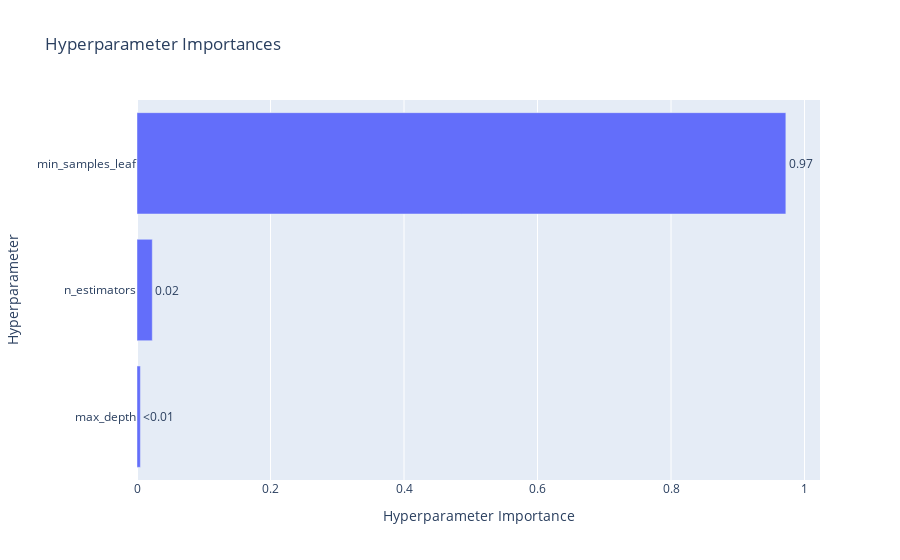

Here is the notebook cell this chart was saved with:
### Code cell
optuna.visualization.plot_param_importances(study, target_name="f1_score")

### Figure 1 — Plotly figure (JSON) as saved in the notebook; plotly's stock layout.template omitted (floating-point values rounded to 4 significant figures)
{"data": [{"cliponaxis": false, "hovertemplate": ["max_depth (IntDistribution): 0.005071614297540029<extra></extra>", "n_estimators (IntDistribution): 0.022906865094536606<extra></extra>", "min_samples_leaf (IntDistribution): 0.9720215206079232<extra></extra>"], "name": "f1_score", "orientation": "h", "text": ["<0.01", "0.02", "0.97"], "textposition": "outside", "type": "bar", "x": [0.005072, 0.02291, 0.972], "y": ["max_depth", "n_estimators", "min_samples_leaf"]}], "layout": {"title": {"text": "Hyperparameter Importances"}, "xaxis": {"title": {"text": "Hyperparameter Importance"}}, "yaxis": {"title": {"text": "Hyperparameter"}}}}
